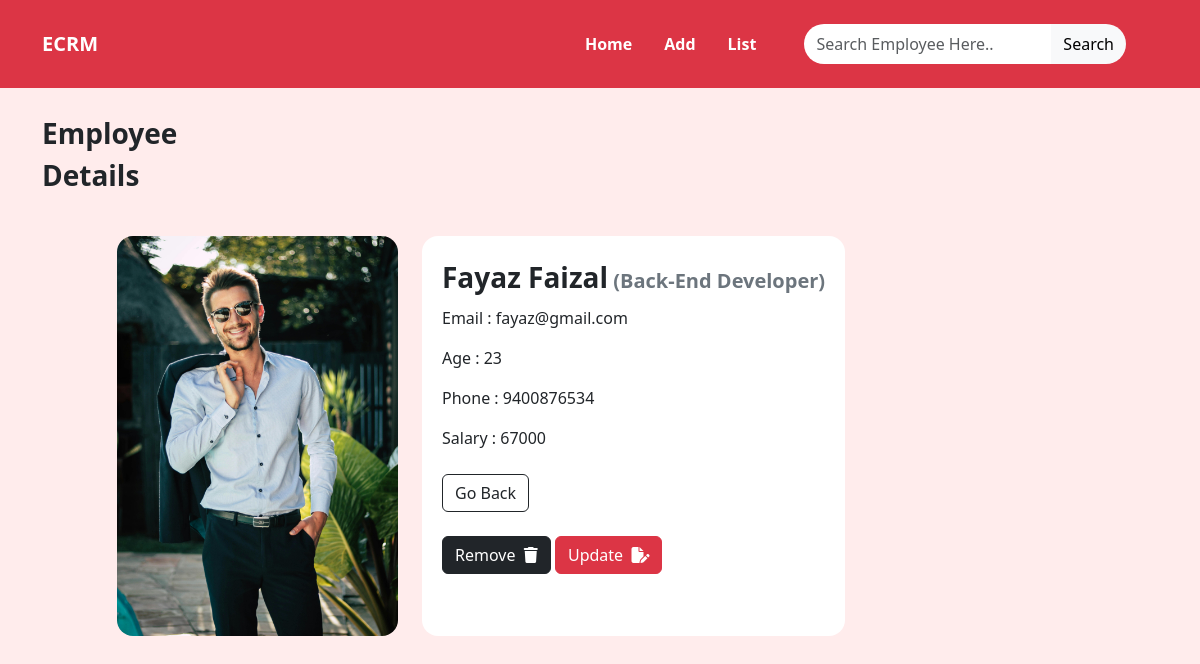
The page /employee/27/details/ on the database its author committed.
### crm/models.py (models this page shows, shortened)
class Employees(models.Model):
    name=models.CharField(max_length=100)
    department=models.CharField(max_length=100)
    salary=models.PositiveBigIntegerField()
    email=models.EmailField(unique=True)
    age=models.PositiveBigIntegerField()
    phone = models.IntegerField()
    profile_pic = models.ImageField(upload_to="assests/emp_img",null=True)

### crm/views.py (the view)
# urls.py: path('employee/<int:pk>/details/', views.ViewEmpDetail.as_view(), name="detail_emp"),
class ViewEmpDetail(View):
    def get(self,request,*args,**kwargs):
        id=kwargs.get("pk")
        qs=Employees.objects.get(id=id)
        return render(request,"emp_detail.html",{"data":qs})

### crm/templates/emp_detail.html (shortened to what this page needs)
{%extends 'base.html'%}
{%block body_block%}
<div class="container">
    <div class="mt-3 mt-lg-4">
        <p class="fw-bold fs-3">Employee <br> Details</p><br>
    </div>
    <div class="row ">
        <div class="col-lg-4 col-md-6 col-sm-6 d-flex justify-content-lg-end justify-content-sm-center">
            {%if data.profile_pic%}
            <img src="{{data.profile_pic.url}}" class="rounded-4" style="width: fit-content;height: 400px;"
                alt="Employee Profile">
            {%endif%}
        </div>
        <div class="col-lg-8 col-md-6 col-sm-6 d-flex justify-content-lg-start justify-content-sm-center">
            <div class="card rounded-4 border-0" style="width: fit-content;">
                <div class="row g-0 ">
                    <div class="card-body p-3 m-1">
                        <p class="card-title fs-3 fw-bold">{{data.name}}<span
                                class="card-text fs-5 fw-bolder text-secondary">&nbsp;({{data.department}})</span></p>
                        <p class="card-text">Email : {{data.email}}</p>
                        <p class="card-text">Age : {{data.age}}</p>
                        <p class="card-text">Phone : {{data.phone}}</p>
                        <p class="card-text">Salary : {{data.salary}}</p>
                        <a href="{% url 'view_emp' %}" class="btn btn-outline-dark mt-2">Go Back</a><br>
                        <button type="button" class="btn btn-dark mt-4" data-bs-toggle="modal"
                            data-bs-target="#exampleModal">
                            Remove &nbsp;<i class="fa-solid fa-trash"></i>
                        </button>
                        <a href="{% url 'update_emp' data.id %}" class="btn btn-danger mt-4">Update &nbsp;<i
                                class="fa-solid fa-file-pen"></i></a>
                    </div>
                </div>
            </div>
    </div>
</div>
</div>
{%endblock%}

### crm/templates/base.html (style rules this page uses)
body { background-color: #ffecec; height: 100vh; }

### rows shown on the page
Employees: profile_pic (picture), name "Fayaz Faizal", department "Back-End Developer", email "fayaz@gmail.com", age "23", phone "9400876534", salary "67000"
